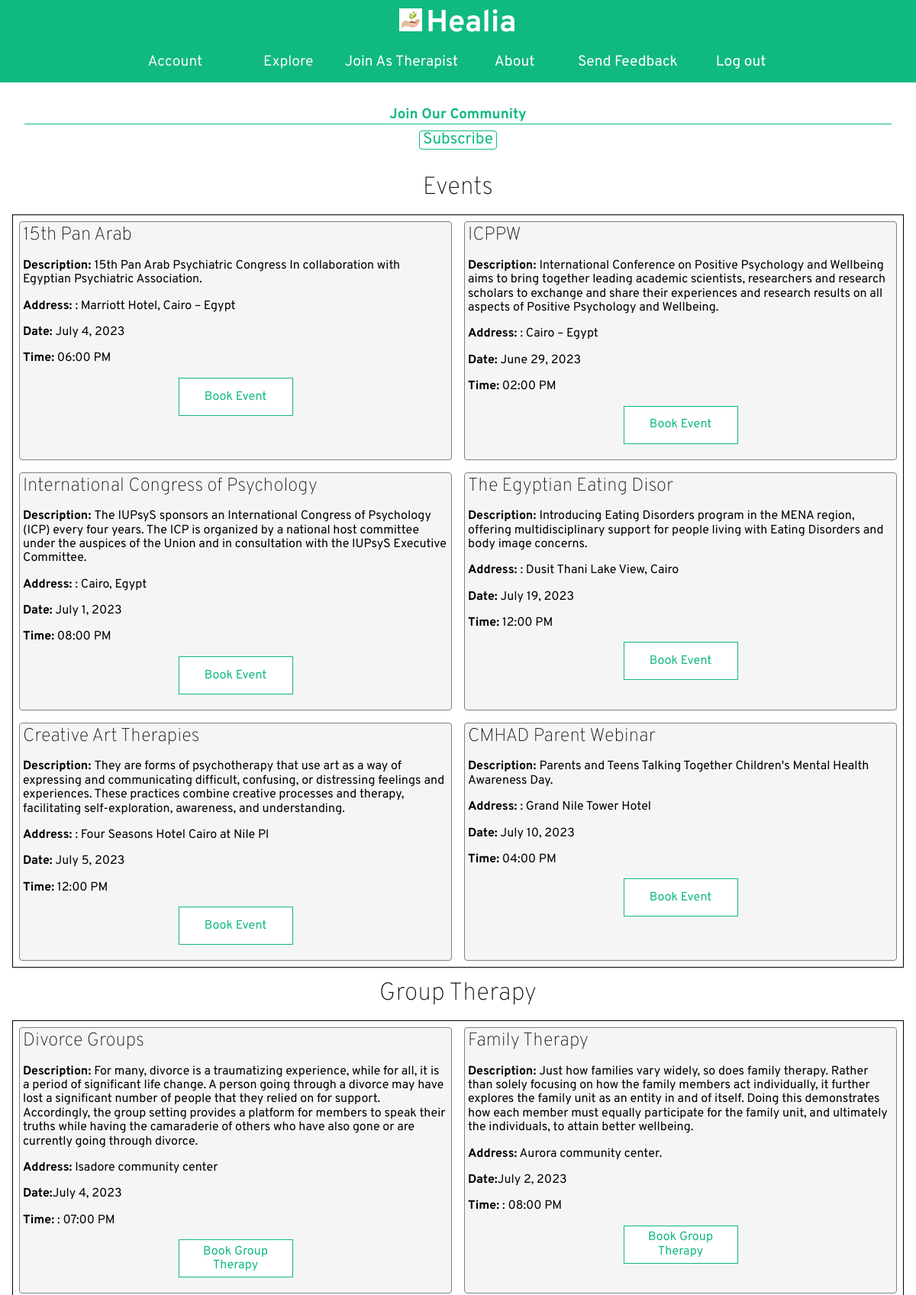
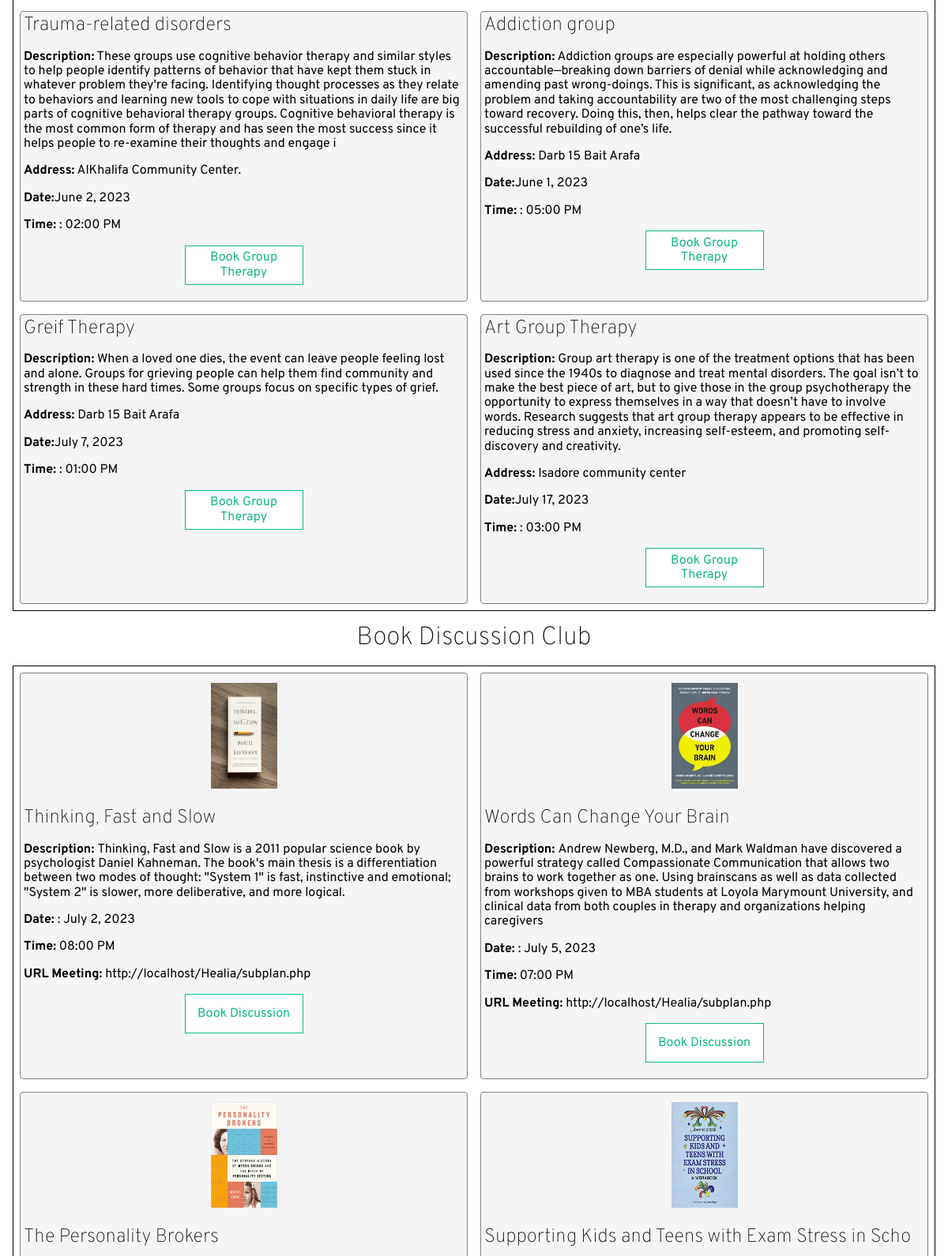
Page /subplan.php (upper part) on the committed database (2 pictures, top to bottom).
### tables this page shows
CREATE TABLE `events` (
  `Event_ID` int(11) NOT NULL,
  `Event_Title` varchar(100) NOT NULL,
  `Description` varchar(500) NOT NULL,
  `Address` varchar(35) NOT NULL,
  `Date` date DEFAULT NULL,
  `time` time NOT NULL
);

CREATE TABLE `group_therapy` (
  `Group_ID` int(11) NOT NULL,
  `Group_Name` varchar(40) NOT NULL,
  `date` date NOT NULL,
  `time` time NOT NULL,
  `location` varchar(100) NOT NULL,
  `G_Description` varchar(500) NOT NULL
);

CREATE TABLE `book_discussion_club` (
  `Book_ID` int(11) NOT NULL,
  `Book_image` varchar(30) NOT NULL,
  `Book_Name` varchar(70) NOT NULL,
  `Description` varchar(400) NOT NULL,
  `date` date NOT NULL,
  `time` time NOT NULL,
  `url` varchar(100) NOT NULL
);

### subplan.php (the view, shortened to what this page needs)
<!DOCTYPE html>
<html lang="en">
<head>
    <link rel="stylesheet"   href="style.css">
    <link rel="stylesheet" href="subplan.css">
    <link rel="stylesheet"   href="./Header-Footer/headerfooter.css">
</head>
<body>
    <?php include ('header.php')?>
    <div class='join-community'>
    <h3 style="">Join Our Community</h3>
    <button   href=""><a href="payment-n.php" style='color:var(--main-color)'>Subscribe</a></button>
    </div>
    <?php
    $sql = "SELECT * FROM events";
    $result = mysqli_query($con, $sql);
    if ($result->num_rows > 0) {
        echo '<h4 style="text-align:center; font-weight:100; font-size:2rem">Events</h4>';
        echo '<div class="events">';
        while ($row = $result->fetch_assoc()) {
            $eventTime = date('h:i A', strtotime($row['time']));
            $eventDate = date('F j, Y', strtotime($row['Date']));
            echo '<div class="card">';
            echo '<div class="card-body">';
            echo '<h4 class="card-title">' . $row["Event_Title"] . '</h4>';
            echo '<p class="card-text"><b>Description: </b>' . $row["Description"] . '</p>';
            echo '<p class="card-text"><b>Address: </b>: ' . $row["Address"] . '</p>';
            echo '<p class="card-text"><b>Date:</b> ' . $eventDate . '</p>';
            echo '<p class="card-text"><b>Time:</b> ' . $eventTime  . '</p>';
            echo '</div>';
            echo '<button class="card-button"><a  href="bookplan-new.php?eventid='. $row["Event_ID"].'" > Book Event</a></button>';
            echo '</div>';
        }
        echo '</div>';
    } else {
        echo "No events found.";
    }
    ?>
    <?php
    $sql = "SELECT * FROM group_therapy";
    $result = mysqli_query($con, $sql);
    if ($result->num_rows > 0) {
        echo '<h4 style="text-align:center; font-weight:100; font-size:2rem">Group Therapy</h4>';
        echo '<div class="events">';
        while ($row = $result->fetch_assoc()) {
            $groupTime = date('h:i A', strtotime($row['time']));
            $groupDate = date('F j, Y', strtotime($row['date']));
            echo '<div class="card">';
            echo '<div class="card-body">';
            echo '<h4 class="card-title">' . $row["Group_Name"] . '</h4>';
            echo '<p class="card-text"><b>Description:</b> ' . $row["G_Description"] . '</p>';
            echo '<p class="card-text"><b>Address:</b> ' . $row["location"] . '</p>';
            echo '<p class="card-text"><b> Date:</b>' . $groupDate . '</p>';
            echo '<p class="card-text"><b>Time: </b>: ' .  $groupTime. '</p>';
            echo '</div>';
            echo '<button class="card-button"><a  href="bookplan-new.php?groupid=' . $row["Group_ID"].'">Book Group Therapy</a></button>';
            echo '</div>';
        }
        echo '</div>';
    } else {
        echo "No group therapy found.";
    }
    ?>
    <?php
    $sql = "SELECT * FROM book_discussion_club";
    $result = mysqli_query($con, $sql);
    if ($result->num_rows > 0) {
        echo '<h4 style="text-align:center; font-weight:100; font-size:2rem">Book Discussion Club</h4>';
        echo '<div class="events">';
        while ($row = $result->fetch_assoc()) {
            $dTime = date('h:i A', strtotime($row['time']));
            $dDate = date('F j, Y', strtotime($row['date']));
            echo '<div class="card">';
            echo '<div class="card-body">';
            echo '<img  src="images/' . $row['Book_image'] . '">';
            echo '<h4 class="card-title">' . $row["Book_Name"] . '</h4>';
            echo '<p class="card-text"><b>Description: </b>' . $row["Description"] . '</p>';
            echo '<p class="card-text"><b>Date: </b>: ' .  $dDate . '</p>';
            echo '<p class="card-text"><b>Time:</b> ' . $dTime . '</p>';
            echo '<p class="card-text"><b>URL Meeting:</b> ' . $row["url"] . '</p>';
            echo '</div>';
            echo '<button  class="card-button"><a  href="bookplan-new.php?bookid='. $row["Book_ID"].'">Book Discussion</a></button>';
            echo '</div>';
        }
        echo '</div>';
    } else {
        echo "No book discussion clubs found.";
    }
    ?>
</body>
</html>

### header.php (shortened to what this page needs)
<header>
  <a  href="index.php">
    <img src="images/logo1.png" alt="Logo">
    <h1 style='font-size:2.5rem;'>
      Healia
    </h1>
  </a>
  <nav >
      <ul class='dropdown'data-dropdown>
        <button class='link' data-dropdown-button >Account</button>
          </ul>
          <ul class='dropdown' data-dropdown>
            <button class='link' data-dropdown-button >Explore</button>
          </ul>
          <li >
            <a  href="join.php">Join As Therapist</a>
          </li>
          <li >
            <a  href="about.php">About</a>
          </li>
          <li><a href="sendfb.php">Send Feedback</a></li>
          <li >
            <a  href="header.php?logout='1'">Log out</a>
          </li>
        </nav>
      </header>

### style.css (style rules this page uses)
:root { --main-color:#10b981; --other-main-color: rgb(46, 202, 150); ; --font-color:white ; --secondary-color: #f3f4f6; --beige-color:#fff8db; --blue-color:#116A7B; --green-color:#B3C890; --dark-gray:rgb(200, 200, 200); --light-gray:rgb(230, 230, 230); }
*,ul,ol,li,a { font-family: 'Overpass', 'Trebuchet MS', 'Lucida Sans Unicode', 'Lucida Grande', 'Lucida Sans', Arial, sans-serif; margin: 0; padding: 0; text-decoration: none; list-style: none; box-sizing: border-box; line-height: 1.15; }
img { width: 100%; height: 100%; }
ul,ol,li { cursor: pointer; }
a { color: white; position: relative; }
h1 { text-wrap:balance; }
a::before { content: ''; position: absolute; width: 99%; height: 4px; background-color: inherit; bottom: 0; left: 0; transform-origin: right; transform: scaleX(0); transition: transform .3s ease-in-out; }
button { cursor: pointer; background: #fff; border: none; font-size: 2rem; margin-top: 3rem; padding: 0.25rem; color: var(--main-color); box-shadow: inset 0 0 0 0 var(--main-color); margin: 0 -.25rem; padding: 0 .25rem; transition: color .5s ease-in-out, box-shadow .5s ease-in-out; }
img { max-width: 100%; max-height: 100%; }

### subplan.css (style rules this page uses)
.join-community { margin: auto; color: var(--main-color); margin: 2rem; text-align: center; }
.join-community h3 { border-bottom: 0.1rem solid var(--main-color); }
.join-community button { margin-top: 0.5rem; border: 0.1rem solid var(--main-color); font-size: 1.3rem; border-radius: 0.25rem; }
.events { border: 1px solid black; padding: 0.5rem; margin: 1rem; gap: 1rem; display: grid; grid-template-columns: repeat(auto-fit, minmax(400px ,1fr)); }
.card { border: 0.05rem solid gray; border-radius: 0.25rem; padding: 0.25rem; background-color: rgb(245, 245, 245); }
.card-button { margin: 1rem auto; width: 150px; height: 50px; border: 1px solid var(--main-color); font-size: 1rem; color: var(--main-color); }
.card-button a { color: var(--main-color); }
.card { display: flex; flex-direction: column; }
.card-body { display: grid; gap: 1rem; }
.card-body img { margin: auto; height: 150px ; width: 100px; padding: 0.5rem; }
.card-body h4 { font-weight: 100; font-size: 1.5rem; }

### Header-Footer/headerfooter.css (style rules this page uses)
header { color: white; }
header { background-color: var(--main-color); padding: 0.5rem; font-size: 1.25rem; display: grid; grid-template-rows: 1fr 1fr; place-items: center; }
header a h1 { display: inline; font-size: 2.5rem; font-size: 200; }
header img { width: 30px ; height: 30px; }
nav { display:grid; grid-template-columns: repeat(6,1fr); font-size: 1rem; align-content: center; justify-items: center; }
nav * { font-size: 1.2rem; }
nav li { padding-top: 0.5rem; }
.dropdown { position: relative; display: flex; align-items: flex-end; justify-content: center; }
.link { color: var(--secondary-color); background-color: var(--main-color); }

### rows in the picture
events: Event_Title "15th Pan Arab", Description "15th Pan Arab Psychiatric Congress In collaboration with Egyptian Psychiatric Association.", Address "Marriott Hotel, Cairo – Egypt", Date "July 4, 2023", time "06:00 PM"
events: Event_Title "ICPPW", Description "International Conference on Positive Psychology and Wellbeing aims to bring together leading academic scientists, researchers and research scholars to exchange and share their experiences and research results on all aspects of Positive Psychology and Wellbeing.", Address "Cairo – Egypt", Date "June 29, 2023", time "02:00 PM"
events: Event_Title "International Congress of Psychology", Description "The IUPsyS sponsors an International Congress of Psychology (ICP) every four years. The ICP is organized by a national host committee under the auspices of the Union and in consultation with the IUPsyS Executive Committee.", Address "Cairo, Egypt", Date "July 1, 2023", time "08:00 PM"
events: Event_Title "The Egyptian Eating Disor", Description "Introducing Eating Disorders program in the MENA region, offering multidisciplinary support for people living with Eating Disorders and body image concerns.", Address "Dusit Thani Lake View, Cairo", Date "July 19, 2023", time "12:00 PM"
events: Event_Title "Creative Art Therapies", Description "They are forms of psychotherapy that use art as a way of expressing and communicating difficult, confusing, or distressing feelings and experiences. These practices combine creative processes and therapy, facilitating self-exploration, awareness, and understanding.", Address "Four Seasons Hotel Cairo at Nile Pl", Date "July 5, 2023", time "12:00 PM"
events: Event_Title "CMHAD Parent Webinar", Description "Parents and Teens Talking Together Children's Mental Health Awareness Day.", Address "Grand Nile Tower Hotel", Date "July 10, 2023", time "04:00 PM"
group_therapy: Group_Name "Divorce Groups", G_Description "For many, divorce is a traumatizing experience, while for all, it is a period of significant life change. A person going through a divorce may have lost a significant number of people that they relied on for support. Accordingly, the group setting provides a platform for members to speak their truths while having the camaraderie of others who have also gone or are currently going through divorce.", location "Isadore community center", date "July 4, 2023", time "07:00 PM"
group_therapy: Group_Name "Family Therapy", G_Description "Just how families vary widely, so does family therapy. Rather than solely focusing on how the family members act individually, it further explores the family unit as an entity in and of itself. Doing this demonstrates how each member must equally participate for the family unit, and ultimately the individuals, to attain better wellbeing.", location "Aurora community center.", date "July 2, 2023", time "08:00 PM"
group_therapy: Group_Name "Trauma-related disorders", G_Description "These groups use cognitive behavior therapy and similar styles to help people identify patterns of behavior that have kept them stuck in whatever problem they're facing. Identifying thought processes as they relate to behaviors and learning new tools to cope with situations in daily life are big parts of cognitive behavioral therapy groups. Cognitive behavioral therapy is the most common form of therapy and has seen the most success since it helps people to re-examine their thoughts and engage i", location "AlKhalifa Community Center.", date "June 2, 2023", time "02:00 PM"
group_therapy: Group_Name "Addiction group", G_Description "Addiction groups are especially powerful at holding others accountable—breaking down barriers of denial while acknowledging and amending past wrong-doings. This is significant, as acknowledging the problem and taking accountability are two of the most challenging steps toward recovery. Doing this, then, helps clear the pathway toward the successful rebuilding of one’s life.", location "Darb 15 Bait Arafa", date "June 1, 2023", time "05:00 PM"
group_therapy: Group_Name "Greif Therapy", G_Description "When a loved one dies, the event can leave people feeling lost and alone. Groups for grieving people can help them find community and strength in these hard times. Some groups focus on specific types of grief.", location "Darb 15 Bait Arafa", date "July 7, 2023", time "01:00 PM"
group_therapy: Group_Name "Art Group Therapy", G_Description "Group art therapy is one of the treatment options that has been used since the 1940s to diagnose and treat mental disorders. The goal isn’t to make the best piece of art, but to give those in the group psychotherapy the opportunity to express themselves in a way that doesn’t have to involve words. Research suggests that art group therapy appears to be effective in reducing stress and anxiety, increasing self-esteem, and promoting self-discovery and creativity.", location "Isadore community center", date "July 17, 2023", time "03:00 PM"
book_discussion_club: Book_image (picture), Book_Name "Thinking, Fast and Slow", Description "Thinking, Fast and Slow is a 2011 popular science book by psychologist Daniel Kahneman. The book's main thesis is a differentiation between two modes of thought: \"System 1\" is fast, instinctive and emotional; \"System 2\" is slower, more deliberative, and more logical.", date "July 2, 2023", time "08:00 PM", url "http://localhost/Healia/subplan.php"
book_discussion_club: Book_image (picture), Book_Name "Words Can Change Your Brain", Description "Andrew Newberg, M.D., and Mark Waldman have discovered a powerful strategy called Compassionate Communication that allows two brains to work together as one. Using brainscans as well as data collected from workshops given to MBA students at Loyola Marymount University, and clinical data from both couples in therapy and organizations helping caregivers", date "July 5, 2023", time "07:00 PM", url "http://localhost/Healia/subplan.php"
book_discussion_club: Book_image (picture), Book_Name "The Personality Brokers"
book_discussion_club: Book_image (picture), Book_Name "Supporting Kids and Teens with Exam Stress in Scho"
